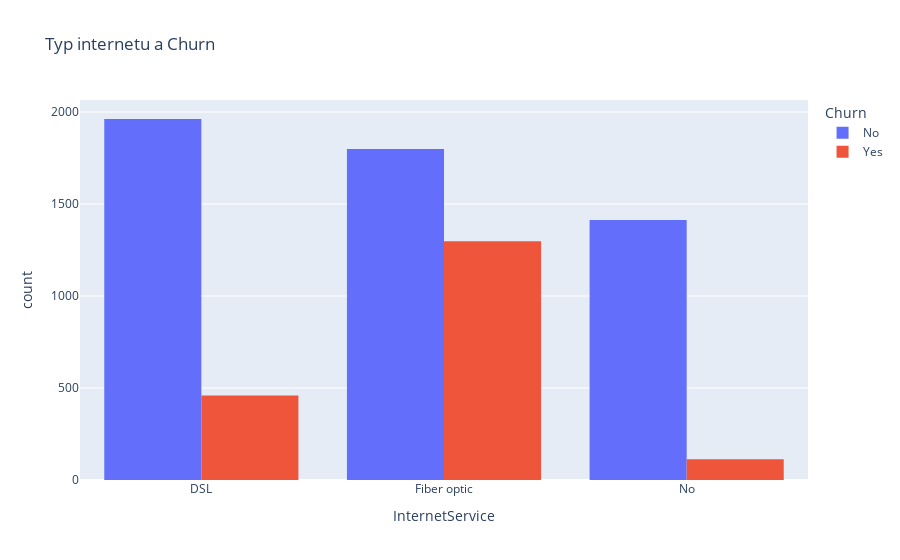

The notebook cell this image was saved under:
### Code cell
fig = px.histogram(
    df,
    x="InternetService",
    color="Churn",
    barmode="group",
    title="Typ internetu a Churn"
)
fig.show()

### Figure 1 — Plotly figure (JSON) as saved in the notebook; plotly's stock layout.template omitted (floating-point values rounded to 4 significant figures; data arrays with more than 128 entries replaced by an {"elided": "..."} marker saying what was removed)
{"data": [{"alignmentgroup": "True", "bingroup": "x", "hovertemplate": "Churn=No<br>InternetService=%{x}<br>count=%{y}<extra></extra>", "legendgroup": "No", "marker": {"color": "#636efa", "pattern": {"shape": ""}}, "name": "No", "offsetgroup": "No", "orientation": "v", "showlegend": true, "type": "histogram", "x": {"elided": "5174 str values"}, "xaxis": "x", "yaxis": "y"}, {"alignmentgroup": "True", "bingroup": "x", "hovertemplate": "Churn=Yes<br>InternetService=%{x}<br>count=%{y}<extra></extra>", "legendgroup": "Yes", "marker": {"color": "#EF553B", "pattern": {"shape": ""}}, "name": "Yes", "offsetgroup": "Yes", "orientation": "v", "showlegend": true, "type": "histogram", "x": {"elided": "1869 str values"}, "xaxis": "x", "yaxis": "y"}], "layout": {"barmode": "group", "legend": {"title": {"text": "Churn"}, "tracegroupgap": 0}, "title": {"text": "Typ internetu a Churn"}, "xaxis": {"anchor": "y", "domain": [0, 1], "title": {"text": "InternetService"}}, "yaxis": {"anchor": "x", "domain": [0, 1], "title": {"text": "count"}}}}
